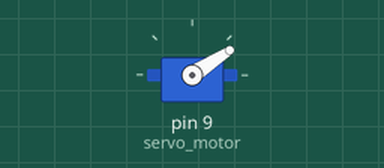
This sketch was run on a simulated Arduino Uno, built with avr-gcc and run on an emulated ATmega328P. On the bench: servo.

Above: at 2.05 s.
At 2.55 s:
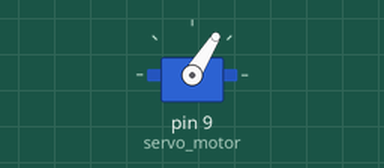
At 3.05 s:
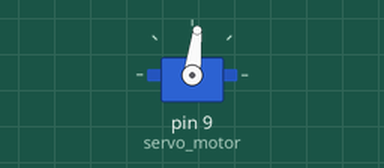
At 4.1 s:
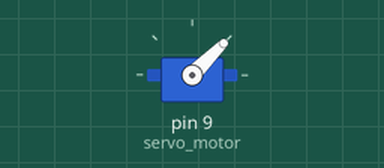
Timing chart, 0 to 7.5 s (numbered marks = the images above):
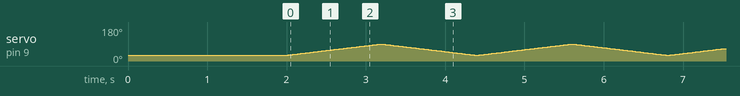

The sketch:

Arduino_Task_-_5_Servo_.ino
```cpp
#include <Servo.h>
int i;
Servo servo_motor;

void setup() {
  servo_motor.attach(9);
  servo_motor.write(30);
  delay(2000);
}

void loop() {
  for ( i = 31; i <= 90; i = i+1 )
  {
    servo_motor.write(i);
    delay(20);
  }
    for ( i = 89; i >= 30; i = i-1 )
  {
    servo_motor.write(i);
    delay(20);
  }

}
```
